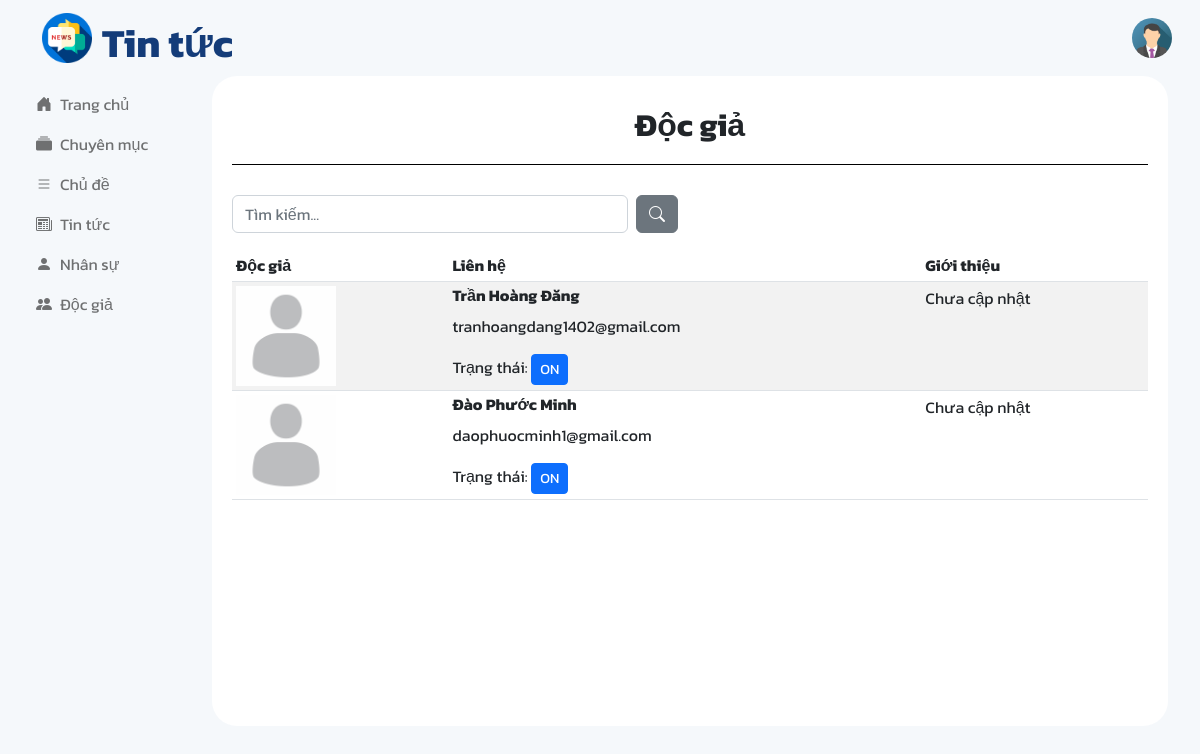
/admin/reader.php (signed in), run on the app's committed database.
### tables this page shows
CREATE TABLE `users` (
  `id` int(11) NOT NULL,
  `email` char(100) NOT NULL,
  `password` char(100) NOT NULL,
  `name` varchar(100) NOT NULL,
  `avatar` char(200) DEFAULT 'default-avatar.jpeg',
  `biography` text DEFAULT NULL,
  `OTP` char(255) DEFAULT NULL,
  `verified_at` timestamp NULL DEFAULT NULL,
  `is_active` tinyint(10) NOT NULL DEFAULT 0,
  `created_at` timestamp NOT NULL DEFAULT current_timestamp(),
  `updated_at` timestamp NULL DEFAULT NULL ON UPDATE current_timestamp()
);

### pagination.php (called while the page is built, shortened)
<?php
    function first_page($results_per_page){
        if(!isset($_GET['page'])){
            $page = 1;
        }
        else{
            $page = $_GET['page'];
        }
        $this_page_first_result = ($page-1) * $results_per_page;
        return $this_page_first_result;
    }
?>

### admin/reader.php (the view, shortened to what this page needs)
<?php
    require_once('../pagination.php');
    $results_per_page = 10;
?>
<!DOCTYPE html>
<html lang="en">
<head>
    <link href="https://cdn.jsdelivr.net/npm/bootstrap@5.2.0-beta1/dist/css/bootstrap.min.css" rel="stylesheet">    <link rel="stylesheet" href="https://cdn.jsdelivr.net/npm/bootstrap-icons@1.8.2/font/bootstrap-icons.css">
    <link rel="stylesheet" href="https://cdn.jsdelivr.net/npm/bootstrap-icons@1.9.1/font/bootstrap-icons.css">
    <link rel="stylesheet" href="../public/css/style.css">
</head>
<body class="ad-bg">
    <?php include('components/header.php'); ?>
    <main class="container-fluid">
        <div class="row">
            <div class="col-lg-2 col-md-3 sidebar">
                <?php include('components/sidebar.php'); ?>
            </div>
            <div class="col-lg-10 col-md-9">
                <article class="ad-article">
                    <h2 class="heading">Độc giả</h2>
                    <div class="row">
                        <div class="col-md-6">
                            <form class="d-flex" method="GET">
                                <input class="form-control me-2" name="search" type="text" placeholder="Tìm kiếm..." required>
                                <button type="submit" class="btn btn-secondary"><i class="bi bi-search"></i></button>
                            </form>
                        </div>
                    </div>
                    <?php
                        if(isset($_REQUEST['search'])){
                    ?>
                    <table class="table table-sm table-striped table-hover mt-3">
                        <thead>
                            <tr>
                                <th scope="col">Độc giả</th>
                                <th scope="col">Liên hệ</th>
                                <th scope="col">Giới thiệu</th>
                            </tr>
                        </thead>
                        <tbody>
                            <?php
                                $search = $_GET['search'];
                                $sql = "SELECT id,name,avatar,biography,email,is_active FROM users WHERE name LIKE '%$search%'";
                                $result = $conn->query($sql);
                                if($result->num_rows > 0){
                                    while($row = $result->fetch_assoc()){
                            ?>
                            <tr>
                                <td>
                                    <img src="<?= isset($row['avatar']) ? '../public/uploads/'.$row['avatar'] : '../public/images/default-avatar.jpeg' ?>" style="max-width:100px;height:100px">
                                </td>
                                <td>
                                    <h6 class="fw-bold"><?= $row['name']?></h6>
                                    <p><?= $row['email'] ?></p>
                                    <span>Trạng thái: </span>
                                    <?php
                                        if($row['is_active']==1){
                                    ?>
                                        <a href="reader.php?status=<?= $row['id'] ?>" type="button" class="btn btn-sm btn-primary">ON</a>
                                    <?php
                                        }
                                        else{
                                    ?>
                                        <a href="reader.php?status=<?= $row['id'] ?>" type="button" class="btn btn-sm btn-danger">OFF</a>
                                    <?php
                                        }
                                    ?>
                                </td>
                                <td>
                                    <p><?= isset($row['biography']) ? $row['biography'] : 'Chưa cập nhật' ?></p>
                                </td>
                            </tr>
                            <?php
                                    }
                                } else {
                            ?>
                                <td colspan="4" class="d-flex justify-content-center">No data available</td>
                            <?php
                                }
                            ?>
                        </tbody>
                    </table>
                    <?php
                        }
                        else{
                    ?>
                    <table class="table table-sm table-striped table-hover mt-3">
                        <thead>
                            <tr>
                                <th scope="col">Độc giả</th>
                                <th scope="col">Liên hệ</th>
                                <th scope="col">Giới thiệu</th>
                            </tr>
                        </thead>
                        <tbody>
                            <?php
                                $sql = "SELECT id,name,avatar,biography,email,is_active FROM users
                                LIMIT " . first_page($results_per_page) . ',' . $results_per_page;
                                $result = $conn->query($sql);
                                if($result->num_rows > 0){
                                    while($row = $result->fetch_assoc()){
                            ?>
                            <tr>
                                <td>
                                    <img src="<?= isset($row['avatar']) ? '../public/uploads/'.$row['avatar'] : '../public/images/default-avatar.jpeg' ?>" style="width:100px;height:100px">
                                </td>
                                <td>
                                    <h6 class="fw-bold"><?= $row['name']?></h6>
                                    <p><?= $row['email'] ?></p>
                                    <span>Trạng thái: </span>
                                    <?php
                                        if($row['is_active']==1){
                                    ?>
                                        <a href="reader.php?status=<?= $row['id'] ?>" type="button" class="btn btn-sm btn-primary">ON</a>
                                    <?php
                                        }
                                        else{
                                    ?>
                                        <a href="reader.php?status=<?= $row['id'] ?>" type="button" class="btn btn-sm btn-danger">OFF</a>
                                    <?php
                                        }
                                    ?>
                                </td>
                                <td>
                                    <p><?= isset($row['biography']) ? $row['biography'] : 'Chưa cập nhật' ?></p>
                                </td>
                            </tr>
                            <?php
                                    }
                                } else {
                            ?>
                                <td colspan="4" class="d-flex justify-content-center">No data available</td>
                            <?php
                                }
                            ?>
                        </tbody>
                    </table>
                    <?php
                        }
                    ?>
                </article>
            </div>
        </div>
    </main>
</body>
</html>

### admin/components/header.php (shortened to what this page needs)
<?php
    $id = $_SESSION['admin'];
    $sql = "SELECT avatar FROM admins WHERE id = '$id'";
    $result = $conn->query($sql);
    $row = mysqli_fetch_assoc($result);
    $img = $row['avatar'];
?>
<header class="navbar navbar-expand-md">
    <div class="container-fluid">
        <a href="index.php" class="navbar-brand" id="brand">
            <img src="../public/images/logo.png" alt="Logo">
            <h1>Tin tức</h1>
        </a>
        <div class="d-flex jusity-content-end">
            <div class="dropdown me-3">
                <div class="dropdown" data-bs-toggle="dropdown">
                    <img src="../public/uploads/<?= $img ?>" id="avatar-dropdown" alt="">
                </div>
            </div>
        </div>
    </div>
</header>

### public/css/style.css (style rules this page uses)
* { box-sizing: border-box; margin: 0; padding: 0; }
body { font-family: 'Kanit', sans-serif; }
#brand { position: static; margin-left: 30px; }
#brand img { max-width: 50px; }
#brand h1 { font-weight: 700; color: #143C79; display: inline; position: absolute; bottom: 1px; margin-left: 10px; }
#avatar-dropdown { width:40px; height:40px; border-radius: 50%; }
.heading { font-weight: 700; text-align: center; padding: 30px 0 20px 0; border-bottom: 1px solid black; margin-bottom: 30px; }
.ad-bg { background-color: #F5F8FB; }
.ad-article { background-color: #FFFFFF; border-radius: 25px; padding: 0 20px 10px 20px; margin-right: 20px; margin-bottom: 50px; min-height: 650px; }

### data on the page
users: avatar (placeholder picture), name "Trần Hoàng Đăng", email "tranhoangdang1402@gmail.com", shows "Chưa cập nhật"
users: avatar (placeholder picture), name "Đào Phước Minh", email "daophuocminh1@gmail.com", shows "Chưa cập nhật"
